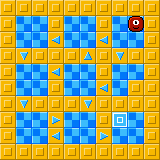

A level layout from a 2D game, rendered from its tile map. Below: a short description, then the map file with its tile-grid data intact:
An orthogonal 10x10 tile map with 16x16 px tiles, 3 tile layers (floor, walls, items).

<map version="1.10" tiledversion="1.11.0" orientation="orthogonal" renderorder="left-up" width="10" height="10" tilewidth="16" tileheight="16" infinite="0" nextlayerid="4" nextobjectid="1">
 <editorsettings>
  <export format="defold" />
 </editorsettings>
 <properties>
  <property name="moves" type="int" value="9" />
  <property name="name" value="NINE ROOMS" />
 </properties>
 <tileset firstgid="1" source="tiles.tsx" />
 <layer id="1" name="floor" width="10" height="10">
  <data encoding="csv">
0,0,0,0,0,0,0,0,0,0,
0,52,52,0,52,52,0,52,52,0,
0,52,52,52,52,52,52,52,52,0,
0,52,0,0,0,52,0,52,0,0,
0,52,52,52,52,52,0,52,52,0,
0,52,52,0,52,52,52,52,0,0,
0,52,0,0,0,52,0,0,0,0,
0,52,52,52,52,52,0,52,52,0,
0,52,52,52,52,52,52,52,52,0,
0,0,0,0,0,0,0,0,0,0
</data>
 </layer>
 <layer id="2" name="walls" width="10" height="10">
  <data encoding="csv">
51,51,51,51,51,51,51,51,51,51,
51,0,0,51,0,0,51,0,0,51,
51,0,0,0,0,0,0,0,0,51,
51,0,51,51,51,0,51,0,51,51,
51,0,0,0,0,0,51,0,0,51,
51,0,0,51,0,0,0,0,51,51,
51,0,51,51,51,0,51,51,51,51,
51,0,0,0,0,0,51,0,0,51,
51,0,0,0,0,0,0,0,0,51,
51,51,51,51,51,51,51,51,51,51
</data>
 </layer>
 <layer id="3" name="items" width="10" height="10">
  <data encoding="csv">
0,0,0,0,0,0,0,0,0,0,
0,0,0,0,0,0,0,0,2,0,
0,0,0,3,0,0,3,0,0,0,
0,6,0,0,0,5,0,6,0,0,
0,0,0,3,0,0,0,0,0,0,
0,0,0,0,0,0,3,0,0,0,
0,6,0,0,0,6,0,0,0,0,
0,0,0,4,0,0,0,1,0,0,
0,0,0,3,0,0,4,0,0,0,
0,0,0,0,0,0,0,0,0,0
</data>
 </layer>
</map>
